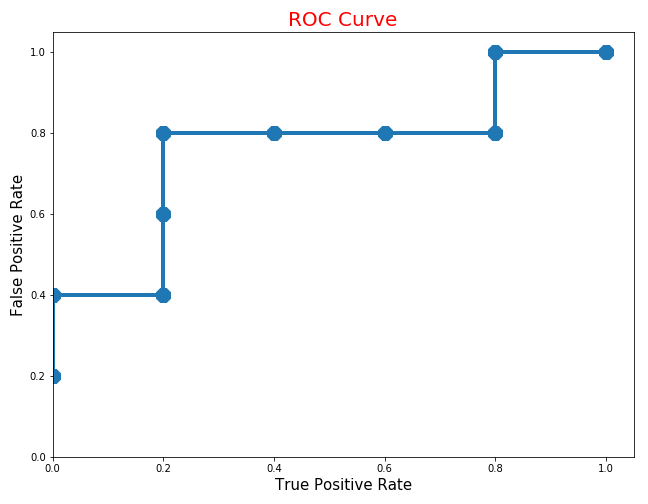
#> input picture jupyter notebook/roc.png, 648 x 504 px
$ python -i opencv_alvin.py   (imports and definitions only)
#> lines starting #> are read from the running program, lines starting #| are printed output that depends on the picture
#> further down, picture is the input picture: shape (504, 648, 3); mean B, G, R 251.4, 250.5, 249.6
import cv2
import numpy as np
import matplotlib.pyplot as plt
import seaborn as sb

# image alteration

def kernel_ones(a,b):
    return np.ones((a,b),np.uint8)

# [8 lines left out: function cuber_effect, not called in this run]

def e_dist(a,b):
    return ((a[0]-b[0])**2+(a[1]-b[1])**2)**(1/2)

def im_gray(img):
    return cv2.cvtColor(img,cv2.COLOR_BGR2GRAY)

def disp_gray(a):
    return cv2.cvtColor(a,cv2.COLOR_GRAY2BGR)

def pim(image):
	plt.imshow(image)

# [13 lines left out: functions sharpen, im, not called in this run]

def black_image(width,height):
	''' Return a black_image with defined size'''
	return np.zeros((512,512,3),np.uint8)

# [32 lines left out: functions webCamImage, videoProcessing, not called in this run]

def sketch(image):
    img_gray=cv2.cvtColor(image,cv2.COLOR_BGR2GRAY)
    img_bl=cv2.GaussianBlur(img_gray,(3,3),10)
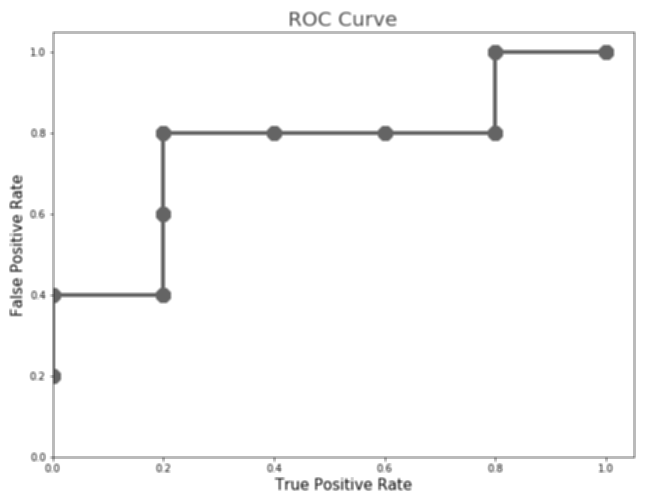
#> img_bl: shape (504, 648); min 65, max 255, mean 250.4
    canny=cv2.Canny(img_bl,100,5)
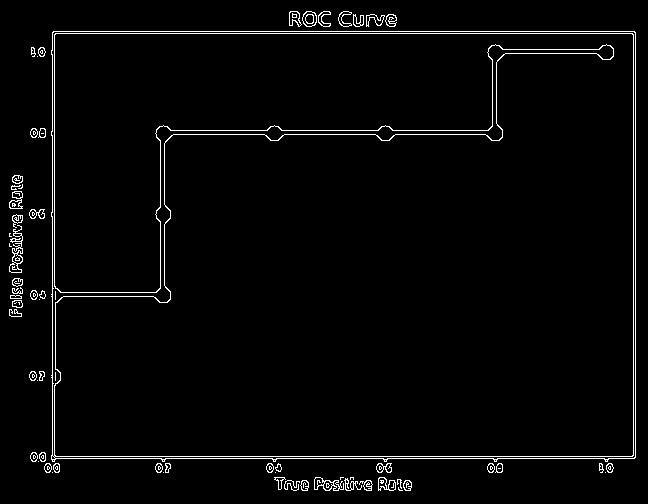
#> canny: shape (504, 648); 2.6% white in thin lines or dots
    # dec 100 to increase edge distance and parameters
    ret,mask=cv2.threshold(canny,70,255,cv2.THRESH_BINARY_INV)
#> mask: shape (504, 648); 97.4% white; black in thin lines or dots
    return mask

>>> import cv2
>>> picture = cv2.imread('roc.png')
>>> result = sketch(picture)
